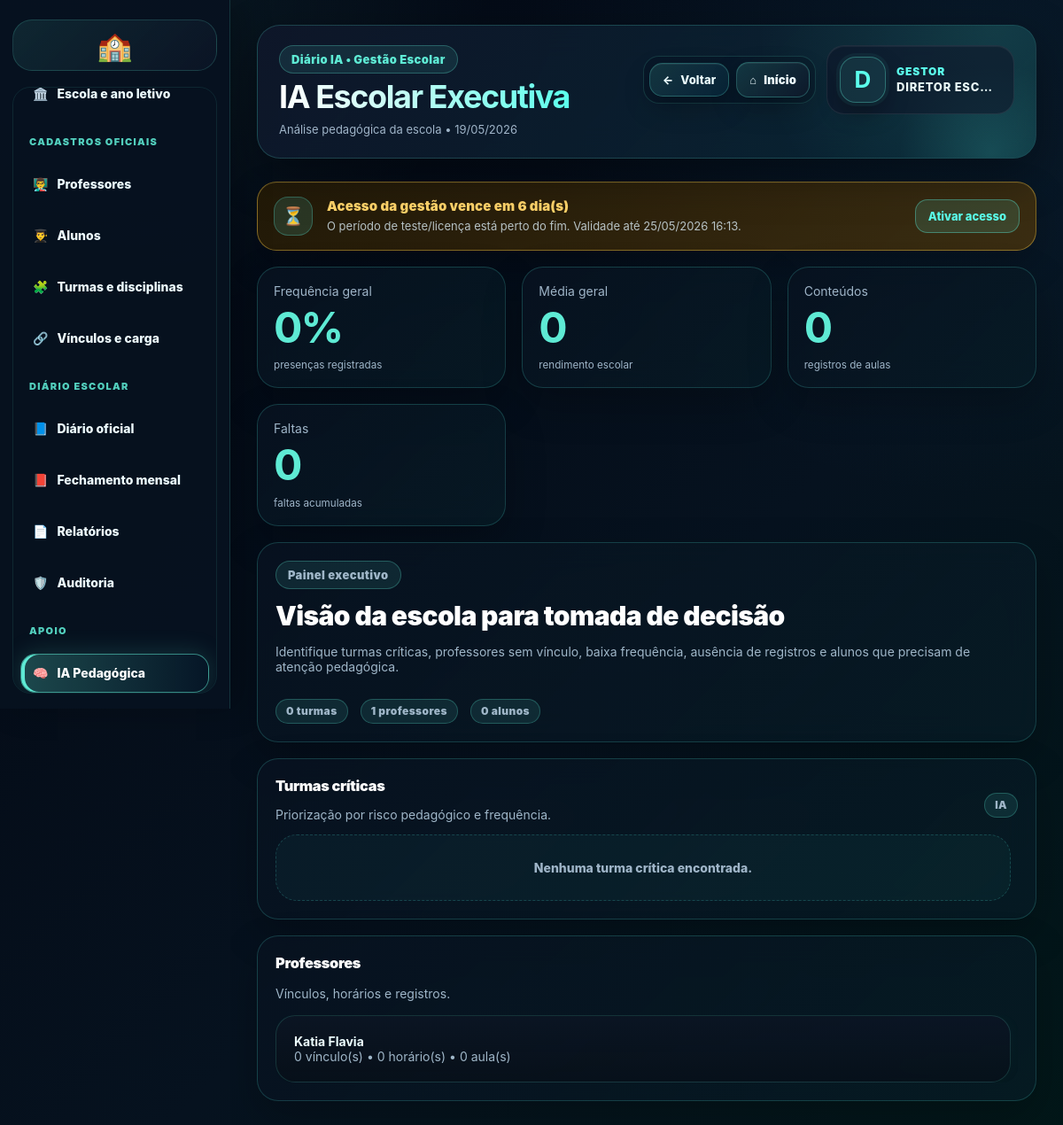
The page /gestao/inteligencia/ (signed in) on the database its author committed.
### apps/usuarios/models.py (models this page shows, shortened)
class Usuario(AbstractUser):
    class TipoUsuario(models.TextChoices):
        ADMIN = 'ADMIN', 'Administrador'
        PROF = 'PROF', 'Professor'
        COORD = 'COORD', 'Coordenador'
        SEC = 'SEC', 'Secretaria'
    tipo = models.CharField(
        max_length=10,
        choices=TipoUsuario.choices,
        default=TipoUsuario.PROF
    )
    foto = models.ImageField(
        upload_to="professores/",
        null=True,
        blank=True
    )
    gestao_teste_inicio = models.DateTimeField(
        null=True,
        blank=True,
        verbose_name="Início do teste da gestão",
    )
    gestao_acesso_expira_em = models.DateTimeField(
        null=True,
        blank=True,
        verbose_name="Acesso da gestão expira em",
    )
    gestao_acesso_bloqueado = models.BooleanField(
        default=False,
        verbose_name="Acesso da gestão bloqueado",
    )
    gestao_serial_ultimo = models.CharField(
        max_length=255,
        blank=True,
        default="",
        verbose_name="Último serial aplicado",
    )

### apps/core/views_ia.py (the view, shortened to what this page needs)
@login_required
def gestao_inteligencia(request):
    if not usuario_gestor(request.user):
        return render(request, "core/acesso_negado.html")
    Usuario = get_user_model()
    escola = Escola.objects.filter(ativa=True).select_related("ano_letivo_ativo").first()
    turmas = Turma.objects.all().prefetch_related("alunos")
    alunos = Aluno.objects.filter(ativo=True).select_related("turma")
    professores = Usuario.objects.filter(tipo="PROF")
    frequencias = Frequencia.objects.select_related("aluno", "turma", "disciplina")
    notas = Nota.objects.select_related("aluno", "turma", "disciplina")
    conteudos = ConteudoAula.objects.select_related("turma", "disciplina", "professor")
    total_registros = frequencias.count()
    total_presencas = frequencias.filter(presente=True).count()
    total_faltas = frequencias.filter(presente=False).count()
    frequencia_geral = round((total_presencas / total_registros) * 100, 1) if total_registros else 0
    medias_validas = [float(n.valor) for n in notas if n.valor is not None]
    media_geral = round(sum(medias_validas) / len(medias_validas), 1) if medias_validas else 0
    turmas_dados = []
    total_risco = 0
    turmas_criticas = sorted(
        turmas_dados,
        key=lambda item: (item["risco"], -item["frequencia"]),
        reverse=True
    )[:8]
    professores_dados = []
    for professor in professores:
        vinculos = ProfessorTurmaDisciplina.objects.filter(professor=professor, ativo=True)
        horarios = HorarioAula.objects.filter(professor=professor, ativo=True)
        conteudos_professor = conteudos.filter(professor=professor).count()
        professores_dados.append({
            "professor": professor,
            "nome": _nome_usuario(professor),
            "vinculos": vinculos.count(),
            "horarios": horarios.count(),
            "conteudos": conteudos_professor,
        })
    context = {
        "escola": escola,
        "hoje": date.today(),
        "total_alunos": alunos.count(),
        "total_turmas": turmas.count(),
        "total_professores": professores.count(),
        "total_risco": total_risco,
        "total_faltas": total_faltas,
        "frequencia_geral": frequencia_geral,
        "media_geral": media_geral,
        "total_conteudos": conteudos.count(),
        "turmas_dados": turmas_dados,
        "turmas_criticas": turmas_criticas,
        "professores_dados": professores_dados,
        "grafico_labels": json.dumps([item["turma"].nome for item in turmas_dados[:10]]),
        "grafico_frequencia": json.dumps([item["frequencia"] for item in turmas_dados[:10]]),
        "grafico_media": json.dumps([item["media"] for item in turmas_dados[:10]]),
    }
    return render(request, "gestao/inteligencia.html", context)

### apps/core/context_processors.py (called while the page is built, shortened)
def escola_institucional(request):
    dados = {
        "escola_login": None,
        "escola_login_estado": "ESTADO DO MARANHÃO",
        "escola_login_secretaria": "SECRETARIA DE ESTADO DA EDUCAÇÃO",
        "escola_login_nome_titulo": "Instituição escolar",
        "escola_login_nome_info": "Configurar no painel da gestão",
        "escola_login_aldeia": "Configurar no painel da gestão",
        "escola_login_terra": "Configurar no painel da gestão",
        "escola_login_texto": "Ambiente oficial de acesso da instituição escolar.",
        "gestor_login_nome": "Direção escolar",
        "gestor_login_cargo": "Gestão responsável",
    }
    try:
        from apps.academico.models import Escola
        escola = Escola.objects.filter(ativa=True).first() or Escola.objects.first()
        dados["escola_login"] = escola
    except Exception:
        pass
    return dados

### apps/core/licenca_gestao.py (called while the page is built)
def dias_teste_gestao():
    return max(int(getattr(settings, "GESTAO_TRIAL_DIAS", 7)), 1)

def usuario_eh_gestao(user):
    return getattr(user, "is_authenticated", False) and getattr(user, "tipo", "") in PERFIS_GESTAO

def garantir_periodo_teste(user):
    if not usuario_eh_gestao(user):
        return user
    if getattr(user, "gestao_acesso_expira_em", None):
        return user
    agora = timezone.now()
    inicio = getattr(user, "date_joined", None) or agora
    if timezone.is_naive(inicio):
        inicio = timezone.make_aware(inicio, timezone.get_current_timezone())
    user.gestao_teste_inicio = getattr(user, "gestao_teste_inicio", None) or inicio
    user.gestao_acesso_expira_em = inicio + timedelta(days=dias_teste_gestao())
    user.gestao_acesso_bloqueado = False
    user.save(update_fields=["gestao_teste_inicio", "gestao_acesso_expira_em", "gestao_acesso_bloqueado"])
    return user

def acesso_gestao_expirado(user):
    if not usuario_eh_gestao(user):
        return False
    garantir_periodo_teste(user)
    if getattr(user, "gestao_acesso_bloqueado", False):
        return True
    expira = getattr(user, "gestao_acesso_expira_em", None)
    if not expira:
        return False
    return timezone.now() > expira

### apps/core/templatetags/tratamento_usuario_tags.py (called while the page is built)
def _clean(value):
    return str(value or "").strip()

def _primeiro_nome(user):
    nome = _nome_usuario(user)
    return _clean(nome.split()[0]).lower()

@register.filter
def nome_exibicao(user):
    return _nome_usuario(user)

@register.filter
def tratamento_gestao(user):
    return "Gestora" if _provavel_feminino(user) else "Gestor"

### templates/gestao/inteligencia.html
{% extends 'gestao/base_premium_gestao.html' %}
{% block titulo %}IA Escolar Executiva{% endblock %}
{% block subtitulo %}{% if escola %}{{ escola.nome }} • {% endif %}Análise pedagógica da escola • {{ hoje|date:"d/m/Y" }}{% endblock %}
{% block conteudo %}
<div class="ia-page">
  <section class="cards">
    <article class="card"><span>Frequência geral</span><h2>{{ frequencia_geral }}%</h2><small class="ia-muted">presenças registradas</small></article>
    <article class="card"><span>Média geral</span><h2>{{ media_geral }}</h2><small class="ia-muted">rendimento escolar</small></article>
    <article class="card"><span>Conteúdos</span><h2>{{ total_conteudos }}</h2><small class="ia-muted">registros de aulas</small></article>
    <article class="card"><span>Faltas</span><h2>{{ total_faltas }}</h2><small class="ia-muted">faltas acumuladas</small></article>
  </section>
  <section class="panel">
    <div class="ia-row">
      <div>
        <span class="ia-kicker">Painel executivo</span>
        <h2 class="ia-section-title" style="font-size:30px!important;margin-top:12px!important">Visão da escola para tomada de decisão</h2>
        <p class="ia-muted">Identifique turmas críticas, professores sem vínculo, baixa frequência, ausência de registros e alunos que precisam de atenção pedagógica.</p>
      </div>
      <div class="ia-row">
        <span class="pill">{{ total_turmas }} turmas</span>
        <span class="pill">{{ total_professores }} professores</span>
        <span class="pill">{{ total_alunos }} alunos</span>
      </div>
    </div>
  </section>
  <section class="ia-split">
    <div class="panel">
      <div class="ia-row"><div><h3 class="ia-section-title">Turmas críticas</h3><p class="ia-muted">Priorização por risco pedagógico e frequência.</p></div><span class="pill">IA</span></div>
      <div class="ia-list">
        {% for item in turmas_criticas %}
        <div class="ia-list-item ia-row">
          <div><strong>{{ item.turma.nome }}</strong><br><span class="ia-muted">{{ item.total_alunos }} alunos • {{ item.conteudos }} aulas registradas</span></div>
          <div class="ia-row"><span class="pill">Média {{ item.media }}</span><span class="pill">Freq. {{ item.frequencia }}%</span><span class="warn-pill">{{ item.risco }} risco</span></div>
        </div>
        {% empty %}<div class="empty-state">Nenhuma turma crítica encontrada.</div>{% endfor %}
      </div>
    </div>
    <aside class="panel">
      <h3 class="ia-section-title">Professores</h3>
      <p class="ia-muted">Vínculos, horários e registros.</p>
      <div class="ia-list">
        {% for item in professores_dados %}
        <div class="ia-list-item"><strong>{{ item.nome }}</strong><br><span class="ia-muted">{{ item.vinculos }} vínculo(s) • {{ item.horarios }} horário(s) • {{ item.conteudos }} aula(s)</span></div>
        {% empty %}<div class="empty-state">Nenhum professor cadastrado.</div>{% endfor %}
      </div>
    </aside>
  </section>
</div>
{% endblock %}

### templates/gestao/base_premium_gestao.html (shortened to what this page needs)
{% load static tratamento_usuario_tags %}
<!doctype html>
<html lang="pt-br">
<head>
    <link rel="stylesheet" href="{% static 'css/premium_base_final.css' %}">
    <link rel="stylesheet" href="{% static 'css/premium_responsive_final.css' %}">
    <link rel="stylesheet" href="{% static 'css/premium_print_final.css' %}">
</head>
<body>
<div class="layout ia-clean-shell gestao-shell">
    {% include 'partials/gestao_sidebar.html' %}
    <main class="content gestao-content">
        <header class="gestao-base-header no-print">
            <div>
                <span class="gestao-base-badge">Diário IA • Gestão Escolar</span>
                <h1 class="gestao-base-title">{% block titulo %}{% endblock %}</h1>
                <p class="gestao-base-sub">{% block subtitulo %}Administração escolar{% endblock %}</p>
            </div>
            <div class="gestao-base-actions">
                {% include 'partials/gestao_page_actions.html' %}
                <a class="hero-mini-card gestao-mini-user profile-mini-link profile-mini-with-name" href="{% url 'gestao_configuracoes' %}" title="Imagem e perfil da gestão">
                    {% if request.user and request.user.is_authenticated and request.user.foto %}
                        <img class="profile-mini-photo" src="{{ request.user.foto.url }}" alt="Imagem da gestão">
                    {% else %}
                        <strong class="profile-mini-initial">{% if request.user and request.user.is_authenticated %}{{ request.user|nome_exibicao|default:'G'|slice:':1' }}{% else %}G{% endif %}</strong>
                    {% endif %}
                    <span class="profile-mini-text">
                        <b class="profile-mini-role">{% if request.user and request.user.is_authenticated %}{{ request.user|tratamento_gestao }}{% else %}Gestor(a){% endif %}</b>
                        <small class="profile-mini-name">{% if request.user and request.user.is_authenticated %}{{ request.user|nome_exibicao }}{% else %}Acesso da gestão{% endif %}</small>
                    </span>
                </a>
            </div>
        </header>
        {% include 'partials/aviso_licenca_gestao.html' %}
        {% block conteudo %}{% endblock %}
    </main>
</div>
</body>
</html>

### templates/partials/aviso_licenca_gestao.html (shortened to what this page needs)
{% load licenca_tags %}
{% licenca_gestao_status as licenca_gestao %}
{% if licenca_gestao.mostrar %}
  <section class="gestao-license-banner gestao-license-banner-{{ licenca_gestao.status }} no-print">
    <div class="gestao-license-icon">{% if licenca_gestao.expirado %}🔒{% elif licenca_gestao.status == 'ok' %}✅{% else %}⏳{% endif %}</div>
    <div class="gestao-license-text">
      <strong>{{ licenca_gestao.titulo }}</strong>
      <span>{{ licenca_gestao.texto }} Validade até {{ licenca_gestao.expira|date:"d/m/Y H:i" }}.</span>
    </div>
    {% if licenca_gestao.expirado or licenca_gestao.status != 'ok' %}
      <a class="gestao-license-action" href="{% url 'ativar_acesso_gestao' %}">Ativar acesso</a>
    {% endif %}
  </section>
{% endif %}

### templates/partials/aviso_licenca_gestao.html (style rules this page uses)
.gestao-license-banner { display:flex; align-items:center; justify-content:space-between; gap:16px; margin:0 0 18px; padding:16px 18px; border:1px solid rgba(95,255,238,.28); border-radius:22px; background:linear-gradient(135deg, rgba(8,20,38,.92), rgba(15,68,73,.72)); box-shadow:0 16px 40px rgba(0,0,0,.22), inset 0 1px 0 rgba(255,255,255,.04); color:#eaffff; }
.gestao-license-icon { width:44px; height:44px; border-radius:16px; display:grid; place-items:center; background:rgba(95,255,238,.12); border:1px solid rgba(95,255,238,.25); font-size:20px; flex:0 0 auto; }
.gestao-license-text { display:flex; flex-direction:column; gap:4px; min-width:0; flex:1; }
.gestao-license-text strong { font-size:15px; font-weight:900; color:#6dfff0; letter-spacing:.01em; }
.gestao-license-text span { font-size:13px; line-height:1.45; color:rgba(226,245,255,.76); }
.gestao-license-action { text-decoration:none; white-space:nowrap; padding:10px 14px; border-radius:14px; border:1px solid rgba(95,255,238,.35); background:rgba(95,255,238,.12); color:#6dfff0; font-size:13px; font-weight:900; }
.gestao-license-banner-atencao { border-color:rgba(255,207,73,.42); background:linear-gradient(135deg, rgba(37,27,7,.92), rgba(76,53,11,.74)); }
.gestao-license-banner-atencao .gestao-license-text strong, .gestao-license-banner-atencao .gestao-license-action { color:#ffd46a; }

### rows shown on the page
Usuario: user|nome_exibicao "D", user|tratamento_gestao "GESTOR", user|nome_exibicao "DIRETOR ESC…", expira "25/05/2026 16:13"
Usuario: nome "Katia Flavia", vinculos "0", horarios "0", conteudos "0"

### other values the page prints
{{ licenca_gestao.titulo }} "Acesso da gestão vence em 6 dia(s)"
{{ licenca_gestao.texto }} "O período de teste/licença está perto do fim."
{{ frequencia_geral }} "0"
{{ media_geral }} "0"
{{ total_conteudos }} "0"
{{ total_faltas }} "0"
{{ total_turmas }} "0"
{{ total_professores }} "1"
{{ total_alunos }} "0"
